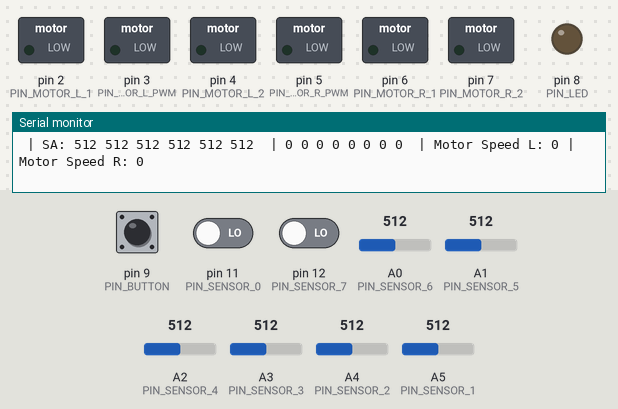
A sketch run on a simulated Arduino Uno, built with avr-gcc and run on an emulated ATmega328P. On the bench: switched loads named in the sketch (green lamp = pin HIGH), output pins drawn as LEDs (lit = HIGH), the last lines printed to the serial monitor. The inputs (shaded band) are chosen by the test bench; at power-on: pin 9 (PIN_BUTTON) HIGH, A0 (PIN_SENSOR_6) = 512, A5 (PIN_SENSOR_1) = 512, pin 12 (PIN_SENSOR_7) LOW, A1 (PIN_SENSOR_5) = 512, pin 11 (PIN_SENSOR_0) LOW, A2 (PIN_SENSOR_4) = 512, A3 (PIN_SENSOR_3) = 512, A4 (PIN_SENSOR_2) = 512.

Above: at 1.3 s.
1.4 s: pin 9 (PIN_BUTTON) pulled LOW for 0.15 s
At 1.9 s:
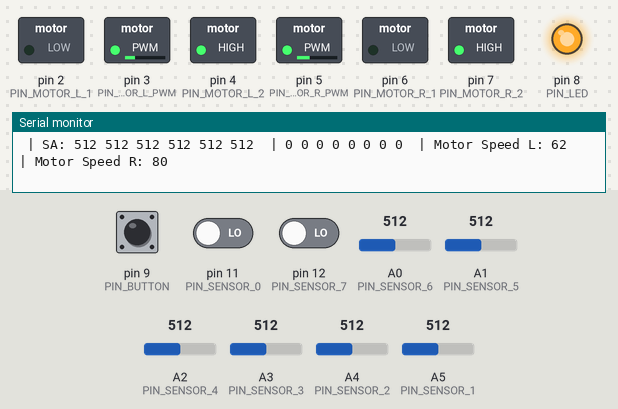
4.5 s: A0 (PIN_SENSOR_6) set to 526
At 5.3 s:
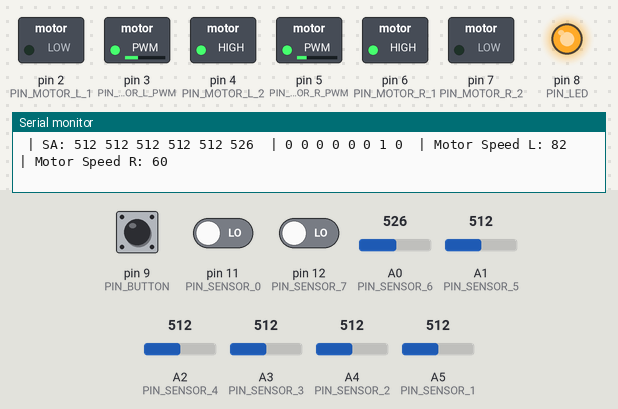
6.0 s: A5 (PIN_SENSOR_1) set to 531
At 6.4 s:
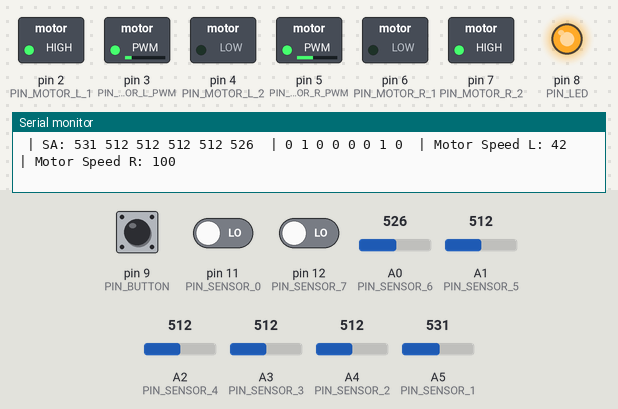
7.5 s: pin 12 (PIN_SENSOR_7) driven HIGH
At 8.1 s:
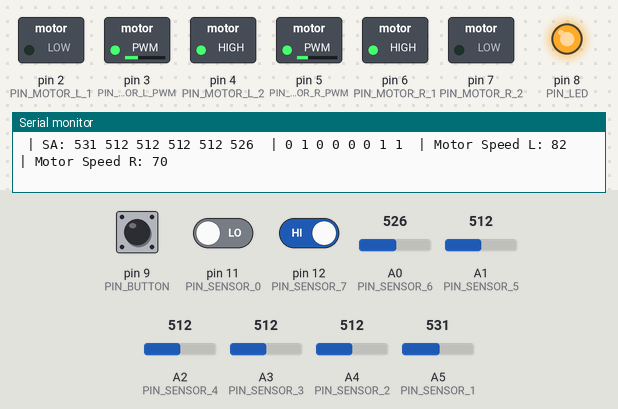
9.0 s: pin 9 (PIN_BUTTON) pulled LOW for 1 s
At 10.1 s:
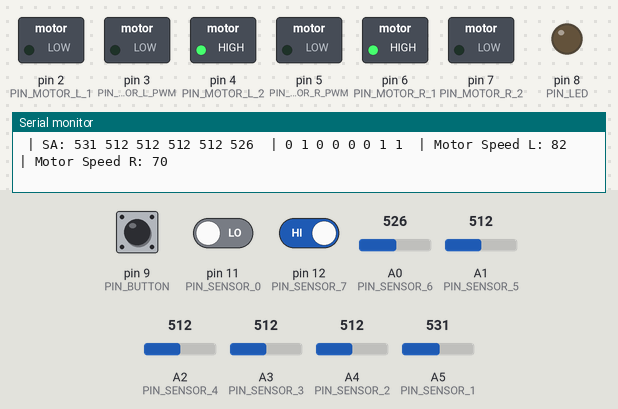
11.5 s: A1 (PIN_SENSOR_5) set to 106
13.0 s: A1 (PIN_SENSOR_5) set to 90
Timing chart, 0 to 15.5 s (numbered marks = the images above; inputs shaded):
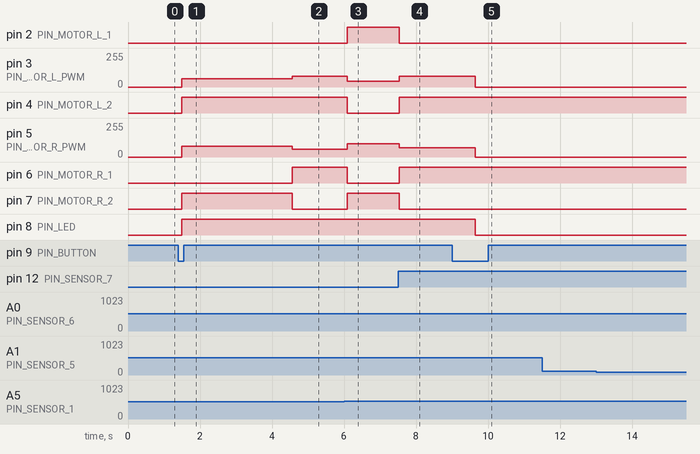

Measured:
- the behaviour switches between 512 and 513 on A0 (PIN_SENSOR_6) (found by bisection; images 1 and 2)
- the behaviour switches between 512 and 513 on A5 (PIN_SENSOR_1) (found by bisection; images 2 and 3)
- after the input at 1.4 s, pin 3 (PIN_MOTOR_L_PWM): 0/255 → 62/255 after 0.10 s; pin 4 (PIN_MOTOR_L_2), pin 7 (PIN_MOTOR_R_2), pin 8 (PIN_LED): LOW → HIGH after 0.10 s; pin 5 (PIN_MOTOR_R_PWM): 0/255 → 80/255 after 0.10 s
- after the input at 4.5 s, pin 3 (PIN_MOTOR_L_PWM): 62/255 → 82/255 after 0.06 s; pin 5 (PIN_MOTOR_R_PWM): 80/255 → 60/255 after 0.06 s; pin 6 (PIN_MOTOR_R_1): LOW → HIGH after 0.06 s; pin 7 (PIN_MOTOR_R_2): HIGH → LOW after 0.06 s
- after the input at 6.0 s, pin 2 (PIN_MOTOR_L_1), pin 7 (PIN_MOTOR_R_2): LOW → HIGH after 0.09 s; pin 3 (PIN_MOTOR_L_PWM): 82/255 → 42/255 after 0.09 s; pin 4 (PIN_MOTOR_L_2), pin 6 (PIN_MOTOR_R_1): HIGH → LOW after 0.09 s; pin 5 (PIN_MOTOR_R_PWM): 60/255 → 100/255 after 0.09 s
- after the input at 7.5 s, pin 2 (PIN_MOTOR_L_1), pin 7 (PIN_MOTOR_R_2): HIGH → LOW at once; pin 3 (PIN_MOTOR_L_PWM): 42/255 → 82/255 at once; pin 4 (PIN_MOTOR_L_2), pin 6 (PIN_MOTOR_R_1): LOW → HIGH at once; pin 5 (PIN_MOTOR_R_PWM): 100/255 → 70/255 at once
- after the input at 9.0 s, pin 3 (PIN_MOTOR_L_PWM): 82/255 → 0/255 after 0.65 s; pin 5 (PIN_MOTOR_R_PWM): 70/255 → 0/255 after 0.65 s; pin 8 (PIN_LED): HIGH → LOW after 0.65 s

The sketch:

src.ino
```cpp
// DEFINES
#define LOGIC 0
#define DEBUG 1
#define MOTORS_MAX_PWM_VALUE 255
#define MOTORS_MIN_PWM_VALUE 35

const int baseSpeed = 160;

// PIN DEFINITIONS
const int PIN_LED = 8;           //D8 | Digital 8 | GPIO 14
const int PIN_BUTTON = 9;        //D9 | Digital 9 | GPIO 15

// MOTOR RIGHT
const int PIN_MOTOR_R_PWM = 5;   //D5 | Digital 5 | GPIO 11
const int PIN_MOTOR_R_1 = 6;     //D6 | Digital 6 | GPIO 12
const int PIN_MOTOR_R_2 = 7;     //D7 | Digital 7 | GPIO 13

// MOTOR LEFT
const int PIN_MOTOR_L_PWM = 3;    //D3 | Digital 3 | GPIO 5
const int PIN_MOTOR_L_1 = 2;      //D2 | Digital 2 | GPIO 4
const int PIN_MOTOR_L_2 = 4;      //D4 | Digital 4 | GPIO 6

// SENSOR PINS
const int PIN_SENSOR_0 = 11;
const int PIN_SENSOR_1 = A5;
const int PIN_SENSOR_2 = A4;
const int PIN_SENSOR_3 = A3;
const int PIN_SENSOR_4 = A2;
const int PIN_SENSOR_5 = A1;
const int PIN_SENSOR_6 = A0;
const int PIN_SENSOR_7 = 12;

const int CANT_ANALOG_SENSORS = 6;
const int CANT_DIGITAL_SENSORS = 2;

const int CANT_ALL_SENSORS = CANT_ANALOG_SENSORS + CANT_DIGITAL_SENSORS;

const int PINS_ANALOG_SENSORS[CANT_ANALOG_SENSORS] = {PIN_SENSOR_1, PIN_SENSOR_2, PIN_SENSOR_3, PIN_SENSOR_4, PIN_SENSOR_5, PIN_SENSOR_6};
const int PINS_DIGITAL_SENSORS[CANT_DIGITAL_SENSORS] = {PIN_SENSOR_0, PIN_SENSOR_7};

//const float SPEED_MULTIPLIER_0[2] = {135, 135};
//const float SPEED_MULTIPLIER_1[2] = {100, 125};
//const float SPEED_MULTIPLIER_1_5[2] = {80, 120};
//const float SPEED_MULTIPLIER_2[2] = {50, 110};
//const float SPEED_MULTIPLIER_2_5[2] = {-60, 120};
//const float SPEED_MULTIPLIER_3[2] = {-65, 120};
//const float SPEED_MULTIPLIER_4[2] = {-70, 140};

// float SPEED_MULTIPLIER_0[2] = {140, 140};
// const float SPEED_MULTIPLIER_1[2] = {90, 130};
// const float SPEED_MULTIPLIER_1_5[2] = {80, 140};
// const float SPEED_MULTIPLIER_2[2] = {70, 140};
// const float SPEED_MULTIPLIER_2_5[2] = {-70, 140};
// const float SPEED_MULTIPLIER_3[2] = {-80, 140};
// const float SPEED_MULTIPLIER_4[2] = {-100, 140};

float SPEED_MULTIPLIER_0[2] = {80, 80};
const float SPEED_MULTIPLIER_1[2] = {70, 90};
const float SPEED_MULTIPLIER_1_5[2] = {60, 100};
const float SPEED_MULTIPLIER_2[2] = {60, 105};
const float SPEED_MULTIPLIER_2_5[2] = {-60, 90};
const float SPEED_MULTIPLIER_3[2] = {-60, 100};
const float SPEED_MULTIPLIER_4[2] = {-70, 100};

// const float SPEED_MULTIPLIER_0[2] = {220, 220};
// const float SPEED_MULTIPLIER_1[2] = {120, 180};
// const float SPEED_MULTIPLIER_1_5[2] = {80, 180};
// const float SPEED_MULTIPLIER_2[2] = {60, 170};
// const float SPEED_MULTIPLIER_2_5[2] = {0, 160};
// const float SPEED_MULTIPLIER_3[2] = {-60, 180};
// const float SPEED_MULTIPLIER_4[2] = {-80, 150};

const unsigned int blinkDelay = 490;
const unsigned int runBlinkDelayHigh = 500;
const unsigned int runBlinkDelayLow = 500;
const unsigned int runDelay = 0;
const unsigned int startDelay = 5000;
const unsigned int adrenalinaDelay = 5000;

int analogSensorValues[CANT_ANALOG_SENSORS];
int sensorValues[CANT_ALL_SENSORS];

int motorSpeedR;
int motorSpeedL;

bool state = false;
bool blink = false;
bool button_state;
bool onMemory = false;

unsigned long blinkTimer;
unsigned long runTimer;
unsigned long startTimer;
unsigned long adrenalinaTimerCenter;
unsigned long adrenalinaTimerLeft;
unsigned long adrenalinaTimerRight;

int memory = 0;


void setup()
{
  Serial.begin(9600);
  Serial.println("STARTING SERIAL");
  for(int i{0}; i < 5; i++)
    Serial.println("==========================================");

  // Initialize the LED pin as an output
  pinMode(PIN_LED, OUTPUT);

  // Initialize the button pin as an input
  pinMode(PIN_BUTTON, INPUT_PULLUP);

  // Initialize 6 analog inputs for sensors
  for (int i = 0; i < CANT_ANALOG_SENSORS; i++) {
    pinMode(PINS_ANALOG_SENSORS[i], INPUT);
  }

  // Initialize 2 digital inputs for sensors
  for (int i = 0; i < CANT_DIGITAL_SENSORS; i++) {
    pinMode(PINS_DIGITAL_SENSORS[i], INPUT);
  }

  // Initialize the 3 outputs for each motor
  pinMode(PIN_MOTOR_L_PWM, OUTPUT);
  pinMode(PIN_MOTOR_L_1, OUTPUT);
  pinMode(PIN_MOTOR_L_2, OUTPUT);

  pinMode(PIN_MOTOR_R_PWM, OUTPUT);
  pinMode(PIN_MOTOR_R_1, OUTPUT);
  pinMode(PIN_MOTOR_R_2, OUTPUT);

  blinkTimer = millis();
  runTimer = millis();
  button_state = digitalRead(PIN_BUTTON);
  startTimer = millis();

  unsigned long adrenalinaTimerCenter = 0;
  unsigned long adrenalinaTimerLeft = 0;
  unsigned long adrenalinaTimerRight = 0;
}

void printSerialData()
{
  Serial.print(" | ");

  // Monitorización por serial
  Serial.print("SA: ");
  for (int i = 0; i < CANT_ANALOG_SENSORS; i++) {
    Serial.print(analogSensorValues[i]);
    Serial.print(" ");
  }
  Serial.print(" | ");
  for (int i = 0; i < CANT_ALL_SENSORS; i++) {
    Serial.print(sensorValues[i]);
    Serial.print(" ");
  }

  Serial.print(" | Motor Speed L: ");
  Serial.print(motorSpeedL);
  Serial.print(" | Motor Speed R: ");
  Serial.println(motorSpeedR);
}

void handleMotorSpeed(unsigned long currentTime)
{
  motorSpeedL = baseSpeed;
  motorSpeedR = baseSpeed;
  onMemory = false;

  if(sensorValues[0] == 1)
  {
    motorSpeedL = SPEED_MULTIPLIER_4[0];
    motorSpeedR = SPEED_MULTIPLIER_4[1];
    memory = -1;
    adrenalinaTimerRight = 0;
    adrenalinaTimerCenter = 0;
    adrenalinaTimerLeft = 0;
  }
  else if(sensorValues[7] == 1)
  {
    motorSpeedL = SPEED_MULTIPLIER_4[1];
    motorSpeedR = SPEED_MULTIPLIER_4[0];
    memory = 1;
    adrenalinaTimerRight = 0;
    adrenalinaTimerCenter = 0;
    adrenalinaTimerLeft = 0;
  }
  else if(sensorValues[1] == 1 && sensorValues[2] == 1)
  {
    motorSpeedL = SPEED_MULTIPLIER_2_5[0];
    motorSpeedR = SPEED_MULTIPLIER_2_5[1];
    memory = -1;
    adrenalinaTimerRight = 0;
    adrenalinaTimerCenter = 0;
    adrenalinaTimerLeft = 0;
  }
  else if(sensorValues[1] == 1)
  {
    motorSpeedL = SPEED_MULTIPLIER_3[0];
    motorSpeedR = SPEED_MULTIPLIER_3[1];
    memory = -1;
    adrenalinaTimerRight = 0;
    adrenalinaTimerCenter = 0;
    adrenalinaTimerLeft = 0;
  }
  else if(sensorValues[6] == 1 && sensorValues[5] == 1)
  {
    motorSpeedL = SPEED_MULTIPLIER_2_5[1];
    motorSpeedR = SPEED_MULTIPLIER_2_5[0];
    memory = 1;
    adrenalinaTimerRight = 0;
    adrenalinaTimerCenter = 0;
    adrenalinaTimerLeft = 0;
  }
  else if(sensorValues[6] == 1)
  {
    motorSpeedL = SPEED_MULTIPLIER_3[1];
    motorSpeedR = SPEED_MULTIPLIER_3[0];
    memory = 1;
    adrenalinaTimerRight = 0;
    adrenalinaTimerCenter = 0;
    adrenalinaTimerLeft = 0;
  }
  else if(sensorValues[2] == 1 && sensorValues[3] == 1)
  {
    motorSpeedL = SPEED_MULTIPLIER_1_5[0];
    motorSpeedR = SPEED_MULTIPLIER_1_5[1];
    memory = 0;
    adrenalinaTimerCenter = 0;
    adrenalinaTimerRight = 0;
    if(adrenalinaTimerLeft == 0)
    {
      adrenalinaTimerLeft = currentTime;
    }
  }
  else if(sensorValues[2] == 1)
  {
    motorSpeedL = SPEED_MULTIPLIER_2[0];
    motorSpeedR = SPEED_MULTIPLIER_2[1];
    memory = 0;
    adrenalinaTimerRight = 0;
    adrenalinaTimerCenter = 0;
    adrenalinaTimerLeft = 0;
  }
  else if(sensorValues[5] == 1 && sensorValues[4] == 1)
  {
    motorSpeedL = SPEED_MULTIPLIER_1_5[1];
    motorSpeedR = SPEED_MULTIPLIER_1_5[0];
    memory = 0;
    adrenalinaTimerCenter = 0;
    adrenalinaTimerLeft = 0;
    if(adrenalinaTimerRight == 0)
    {
      adrenalinaTimerRight = currentTime;
    }
  }
  else if(sensorValues[5] == 1)
  {
    motorSpeedL = SPEED_MULTIPLIER_2[1];
    motorSpeedR = SPEED_MULTIPLIER_2[0];
    memory = 0;
    adrenalinaTimerRight = 0;
    adrenalinaTimerCenter = 0;
    adrenalinaTimerLeft = 0;
  }
  else if(sensorValues[3] == 1)
  {
    motorSpeedL = SPEED_MULTIPLIER_1[0];
    motorSpeedR = SPEED_MULTIPLIER_1[1];
    memory = 0;
    adrenalinaTimerCenter = 0;
    adrenalinaTimerRight = 0;
    if(adrenalinaTimerLeft == 0)
    {
      adrenalinaTimerLeft = currentTime;
    }
  }
  else if(sensorValues[4] == 1)
  {
    motorSpeedL = SPEED_MULTIPLIER_1[1];
    motorSpeedR = SPEED_MULTIPLIER_1[0];
    memory = 0;
    adrenalinaTimerCenter = 0;
    adrenalinaTimerLeft = 0;
    if(adrenalinaTimerRight == 0)
    {
      adrenalinaTimerRight = currentTime;
    }
  }
  else
  {
    if(memory == -1)
    {
      motorSpeedL = SPEED_MULTIPLIER_4[0];
      motorSpeedR = SPEED_MULTIPLIER_4[1];
      onMemory = true;
      adrenalinaTimerRight = 0;
      adrenalinaTimerCenter = 0;
      adrenalinaTimerLeft = 0;
    }
    else if(memory == 1)
    {
      motorSpeedL = SPEED_MULTIPLIER_4[1];
      motorSpeedR = SPEED_MULTIPLIER_4[0];
      onMemory = true;
      adrenalinaTimerRight = 0;
      adrenalinaTimerCenter = 0;
      adrenalinaTimerLeft = 0;
    }
    else
    {
      motorSpeedL = SPEED_MULTIPLIER_0[0];
      motorSpeedR = SPEED_MULTIPLIER_0[1];
      adrenalinaTimerLeft = 0;
      adrenalinaTimerRight = 0;
      if(adrenalinaTimerCenter == 0)
      {
        adrenalinaTimerCenter = currentTime;
      }

    }
  }

  if(motorSpeedL < 0)
  {
    digitalWrite(PIN_MOTOR_L_1, HIGH);
    digitalWrite(PIN_MOTOR_L_2, LOW);
    motorSpeedL = -motorSpeedL;
  }
  else
  {
    digitalWrite(PIN_MOTOR_L_1, LOW);
    digitalWrite(PIN_MOTOR_L_2, HIGH);
  }

  if(motorSpeedR < 0)
  {
    digitalWrite(PIN_MOTOR_R_1, HIGH);
    digitalWrite(PIN_MOTOR_R_2, LOW);
    motorSpeedR = -motorSpeedR;
  }
  else
  {
    digitalWrite(PIN_MOTOR_R_1, LOW);
    digitalWrite(PIN_MOTOR_R_2, HIGH);
  }

  if(((adrenalinaTimerCenter > 0) && (currentTime - adrenalinaTimerCenter) >= adrenalinaDelay) || ((adrenalinaTimerLeft > 0) && (currentTime - adrenalinaTimerLeft) >= adrenalinaDelay) || ((adrenalinaTimerRight > 0) && (currentTime - adrenalinaTimerRight) >= adrenalinaDelay))
  {
    digitalWrite(PIN_MOTOR_R_1, LOW);
    digitalWrite(PIN_MOTOR_R_2, HIGH);
    digitalWrite(PIN_MOTOR_L_1, LOW);
    digitalWrite(PIN_MOTOR_L_2, HIGH);
    analogWrite(PIN_MOTOR_L_PWM, 255 - 18);
    analogWrite(PIN_MOTOR_R_PWM, 255);
    delay(1000);

    unsigned long timer = millis();
    unsigned long current = millis();

    readSensorData();

    while(current - timer < 1000)
    {
      adrenalinaTimerRight = 0;
      adrenalinaTimerCenter = 0;
      adrenalinaTimerLeft = 0;
      readSensorData();
      handleMotorSpeed(current);
      current = millis();
    }

    //SPEED_MULTIPLIER_0 = {90, 90};
    readSensorData();
    while(sensorValues[0] != 1 || sensorValues[1] != 1 || sensorValues[2] != 1)
    {
      digitalWrite(PIN_MOTOR_R_1, LOW);
      digitalWrite(PIN_MOTOR_R_2, HIGH);
      digitalWrite(PIN_MOTOR_L_1, LOW);
      digitalWrite(PIN_MOTOR_L_2, HIGH);
      analogWrite(PIN_MOTOR_L_PWM, 60 - 18);
      analogWrite(PIN_MOTOR_R_PWM, 60);
      readSensorData();
    }
  }
  else
  {
    motorSpeedL = constrain(motorSpeedL - 18, MOTORS_MIN_PWM_VALUE, MOTORS_MAX_PWM_VALUE);
    motorSpeedR = constrain(motorSpeedR, MOTORS_MIN_PWM_VALUE, MOTORS_MAX_PWM_VALUE);
    analogWrite(PIN_MOTOR_L_PWM, motorSpeedL);
    analogWrite(PIN_MOTOR_R_PWM, motorSpeedR);
  }
}

void readSensorData()
{
  // Lectura de valores de sensores
  for (int i = 0; i < CANT_ANALOG_SENSORS; i++)
    analogSensorValues[i] = analogRead(PINS_ANALOG_SENSORS[i]);

  sensorValues[0] = (LOGIC) ? !digitalRead(PINS_DIGITAL_SENSORS[0]) : digitalRead(PINS_DIGITAL_SENSORS[0]);

  //----analog to digital conversion
  for (int i = 0; i < CANT_ANALOG_SENSORS; i++) {
    sensorValues[i + 1] = analogSensorValues[i] > 512 ? (LOGIC ? 0 : 1) : (LOGIC ? 1 : 0);
    }

  sensorValues[CANT_ALL_SENSORS - 1] = (LOGIC) ? !digitalRead(PINS_DIGITAL_SENSORS[1]) : digitalRead(PINS_DIGITAL_SENSORS[1]);

}

void run(unsigned long currentTime)
{
  if((currentTime - startTimer) >= startDelay || DEBUG)
  {
    if((currentTime - runTimer) >= runDelay)
    {
      handleMotorSpeed(currentTime);

      runTimer = currentTime;
      digitalWrite(PIN_LED, HIGH);
    }

    digitalWrite(PIN_LED, HIGH);
  }
  else if((blink && (currentTime - blinkTimer >= runBlinkDelayHigh)) || (!blink && (currentTime - blinkTimer >= runBlinkDelayLow)))
  {
    digitalWrite(PIN_LED, blink);
    blink = !blink;
    blinkTimer = currentTime;
  }
}

void stop(unsigned int currentTime)
{
  if((currentTime - blinkTimer) >= blinkDelay)
  {
    analogWrite(PIN_MOTOR_L_PWM, 0);
    analogWrite(PIN_MOTOR_R_PWM, 0);
    digitalWrite(PIN_LED, LOW);
    //blink = !blink;
    //blinkTimer = currentTime;
    memory = 0;
  }
}

void loop() {
  unsigned long currentTime = millis();
  readSensorData();
  if(state)
  {
    run(currentTime);
  }
  else
  {
    stop(currentTime);
  }
  printSerialData();

  if(button_state && !digitalRead(PIN_BUTTON))
  {
    state = !state;
    Serial.println(state ? "RUN" : "STOP");
    startTimer = millis();
    blinkTimer = millis();
    blink = false;
    memory = 0;
  }

  button_state = digitalRead(PIN_BUTTON);
  //delay(1);
}
```
